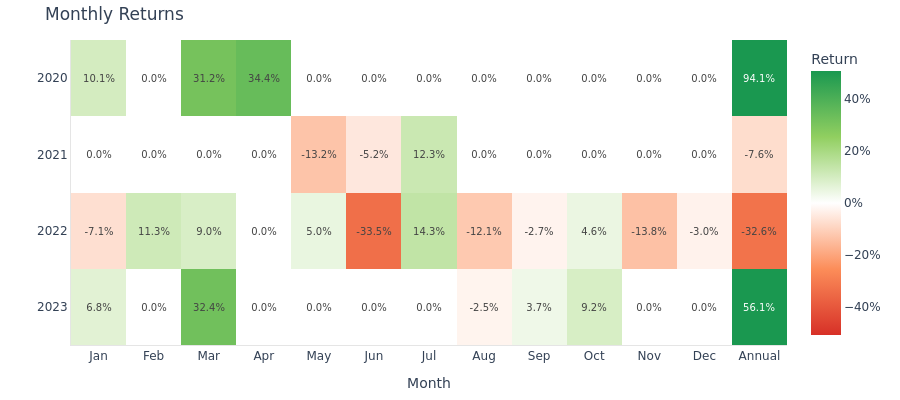

Notebook code cell kept with this figure:
### Markdown cell above
### Monthly Return Heatmap

Reveals seasonal patterns and identifies problem months.

### Code cell
fig = plot_monthly_returns_heatmap(analysis_net)
fig.show()

### Figure 1 — Plotly figure (JSON) as saved in the notebook; plotly's stock layout.template omitted (floating-point values rounded to 4 significant figures)
{"data": [{"colorbar": {"tickformat": ".0%", "title": {"text": "Return"}}, "colorscale": [[0.0, "#d73027"], [0.25, "#fc8d59"], [0.5, "#ffffff"], [0.75, "#91cf60"], [1.0, "#1a9850"]], "hovertemplate": "Year: %{y}<br>Month: %{x}<br>Return: %{z:.2%}<extra></extra>", "text": [["10.1%", "0.0%", "31.2%", "34.4%", "0.0%", "0.0%", "0.0%", "0.0%", "0.0%", "0.0%", "0.0%", "0.0%", "94.1%"], ["0.0%", "0.0%", "0.0%", "0.0%", "-13.2%", "-5.2%", "12.3%", "0.0%", "0.0%", "0.0%", "0.0%", "0.0%", "-7.6%"], ["-7.1%", "11.3%", "9.0%", "0.0%", "5.0%", "-33.5%", "14.3%", "-12.1%", "-2.7%", "4.6%", "-13.8%", "-3.0%", "-32.6%"], ["6.8%", "0.0%", "32.4%", "0.0%", "0.0%", "0.0%", "0.0%", "-2.5%", "3.7%", "9.2%", "0.0%", "0.0%", "56.1%"]], "textfont": {"size": 10}, "texttemplate": "%{text}", "type": "heatmap", "x": ["Jan", "Feb", "Mar", "Apr", "May", "Jun", "Jul", "Aug", "Sep", "Oct", "Nov", "Dec", "Annual"], "y": [2020, 2021, 2022, 2023], "z": [[0.1005, 0.0, 0.3125, 0.3437, 0.0, 0.0, 0.0, 0.0, 0.0, 0.0, 0.0, 0.0, 0.9408], [0.0, 0.0, 0.0, 0.0, -0.1316, -0.0525, 0.123, 0.0, 0.0, 0.0, 0.0, 0.0, -0.076], [-0.07087, 0.1132, 0.09041, 0.0, 0.05033, -0.3354, 0.1431, -0.1208, -0.02663, 0.04649, -0.1382, -0.02966, -0.326], [0.06806, 0.0, 0.3236, 0.0, 0.0, 0.0, 0.0, -0.02534, 0.03685, 0.09233, 0.0, 0.0, 0.5606]], "zmax": 0.5086, "zmin": -0.5086}], "layout": {"font": {"color": "#334155", "family": "DM Sans, DejaVu Sans, sans-serif", "size": 12}, "height": 400, "hoverlabel": {"bgcolor": "white", "font": {"family": "DM Sans, DejaVu Sans, sans-serif", "size": 13}}, "hovermode": "x unified", "margin": {"b": 40, "l": 60, "r": 20, "t": 40}, "paper_bgcolor": "rgba(0,0,0,0)", "plot_bgcolor": "rgba(0,0,0,0)", "showlegend": false, "title": {"text": "Monthly Returns"}, "xaxis": {"gridcolor": "rgba(0,0,0,0.06)", "linecolor": "rgba(0,0,0,0.1)", "title": {"text": "Month"}, "zeroline": false}, "yaxis": {"autorange": "reversed", "gridcolor": "rgba(0,0,0,0.06)", "linecolor": "rgba(0,0,0,0.1)", "title": {"text": ""}, "type": "category", "zeroline": false}}}
